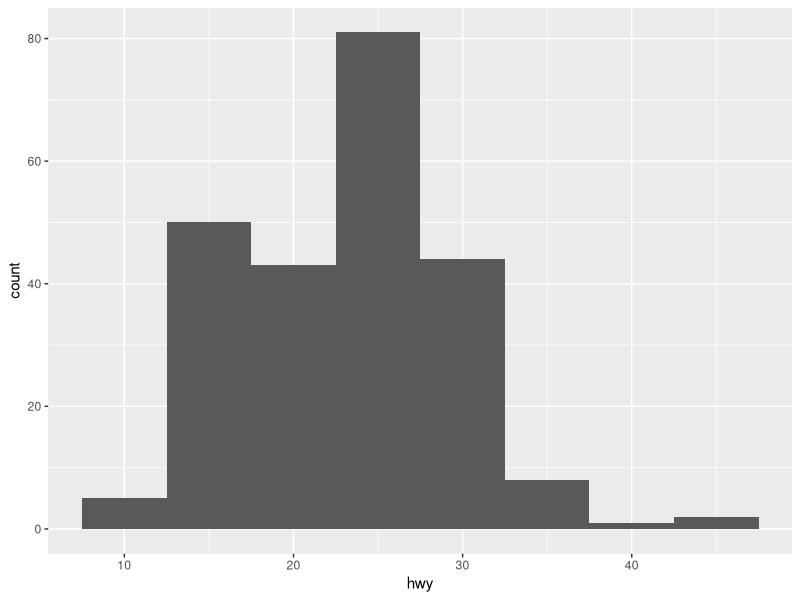
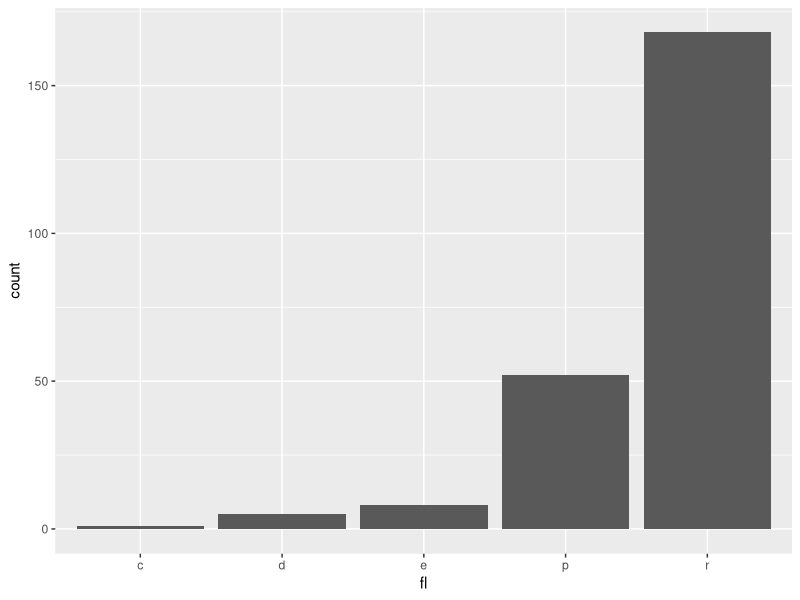
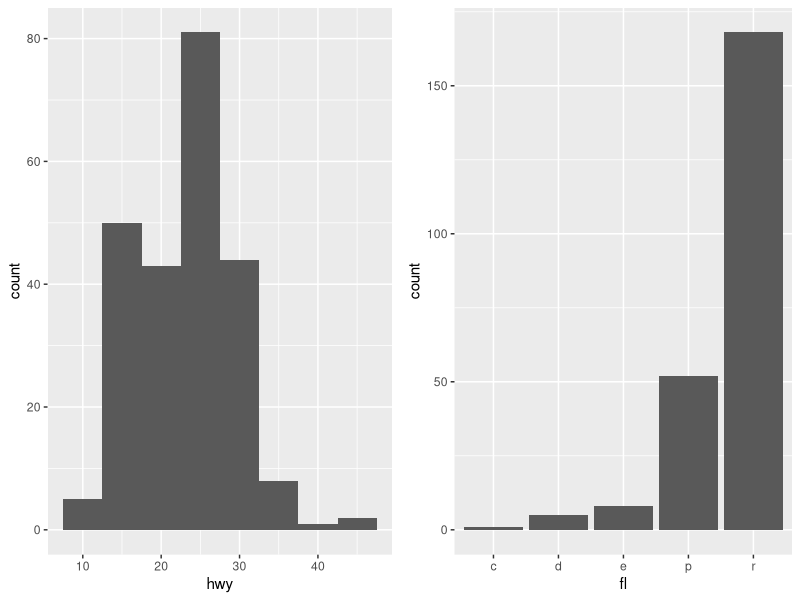

The R source for these figures, in order: (Note: this script raises an error after producing the figures.)
# Plotlist data for testing ggplot2 code
# Last updated 2018-09-04

library(ggplot2)
library(cowplot)

# Examples from the ggplot2 cheatsheet
# https://www.rstudio.com/wp-content/uploads/2015/03/ggplot2-cheatsheet.pdf
continuous <- ggplot(mpg, aes(hwy)) +
    geom_histogram(binwidth = 5)
discrete <- ggplot(mpg, aes(fl)) +
    geom_bar()

plotlist <- list(
    continuous = continuous,
    discrete = discrete
)

# Plotting example using the plotlist with cowplot
p <- plot_grid(plotlist = plotlist)
stopifnot(is(p, "ggplot"))

saveData(plotlist, dir = "tests/testthat", compress = "xz")
